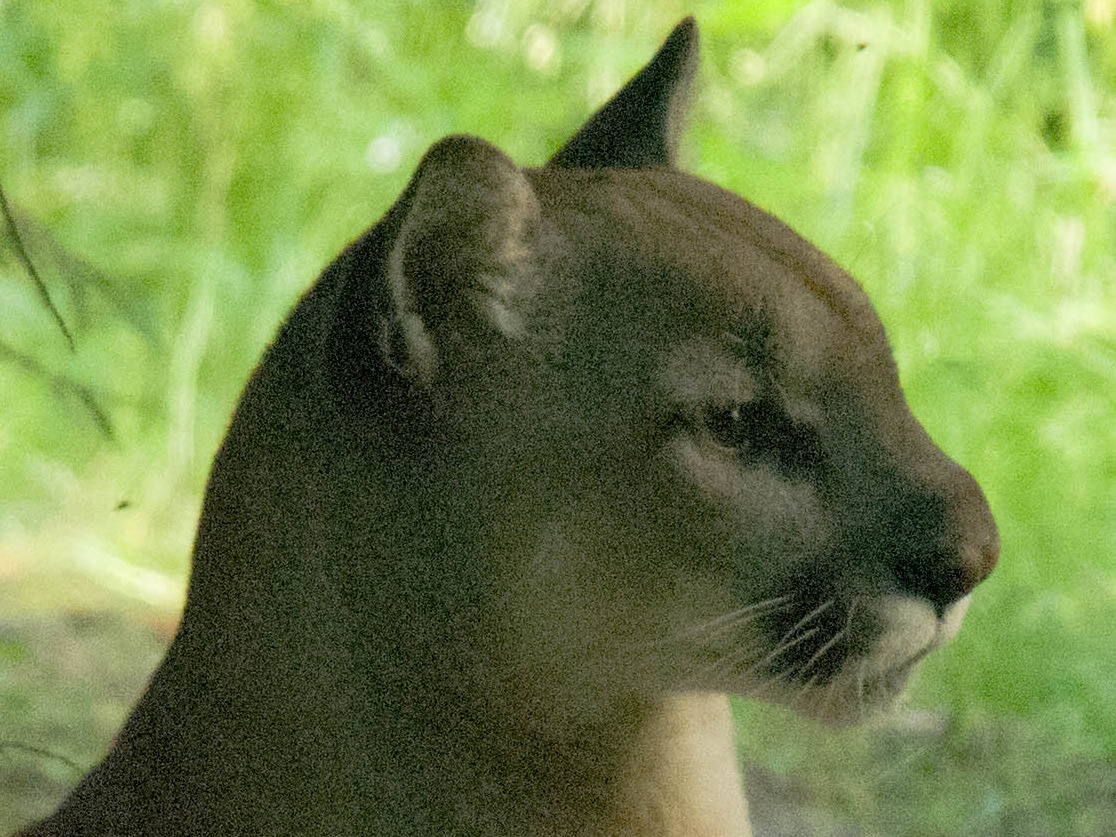
#> input picture Basic-Gesture-Opencv-python/coba3.jpg, 1116 x 837 px
$ python gaussian_img.py
#> lines starting #> are read from the running program, lines starting #| are printed output that depends on the picture
import cv2
import numpy as np
from matplotlib import pyplot as plt

img = cv2.imread('coba3.jpg')
#> img is the input picture: shape (837, 1116, 3); mean B, G, R 74.6, 133.4, 114.6

blur = blur = cv2.GaussianBlur(img,(105,105),0)
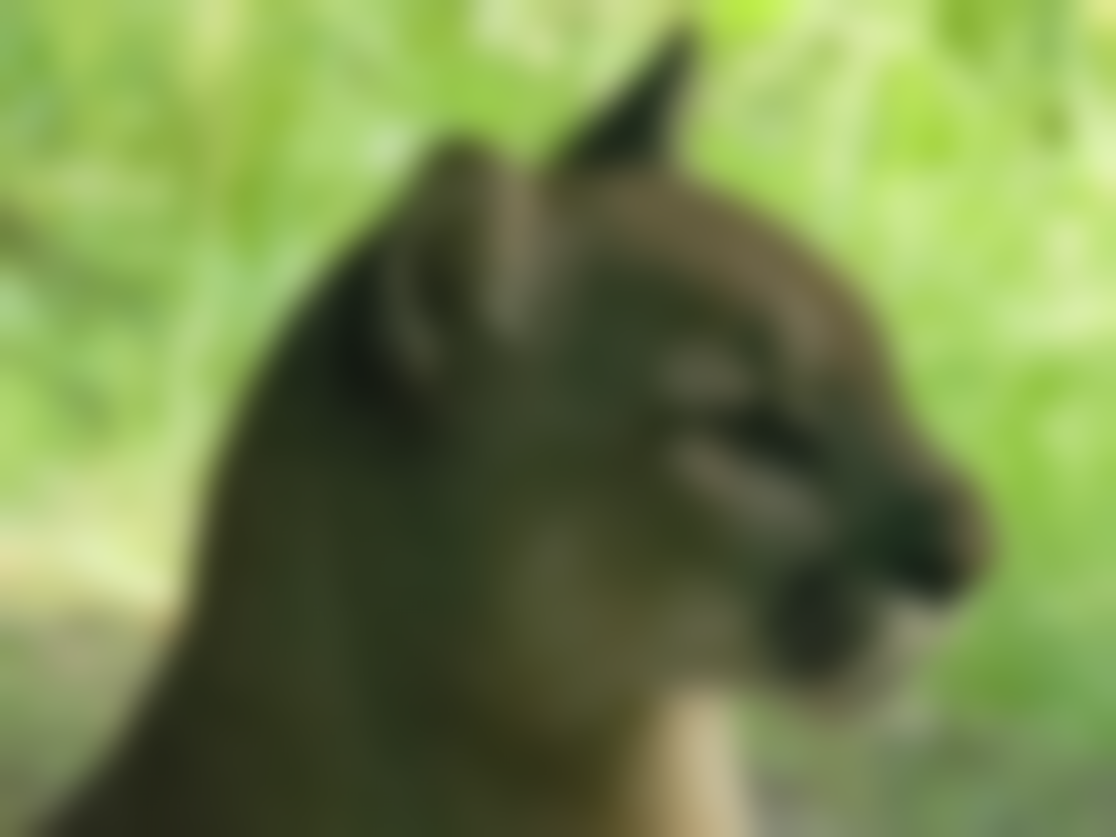
#> blur: shape (837, 1116, 3); mean B, G, R 74.6, 133.4, 114.6

plt.subplot(121),plt.imshow(img),plt.title('Original')
plt.xticks([]), plt.yticks([])
plt.subplot(122),plt.imshow(blur),plt.title('Blurred')
plt.xticks([]), plt.yticks([])
plt.show()
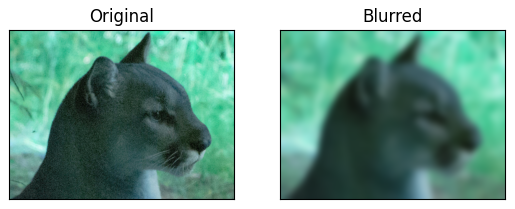
#> figure drawn by matplotlib, 2 panels; B, G, R data is drawn as R, G, B
